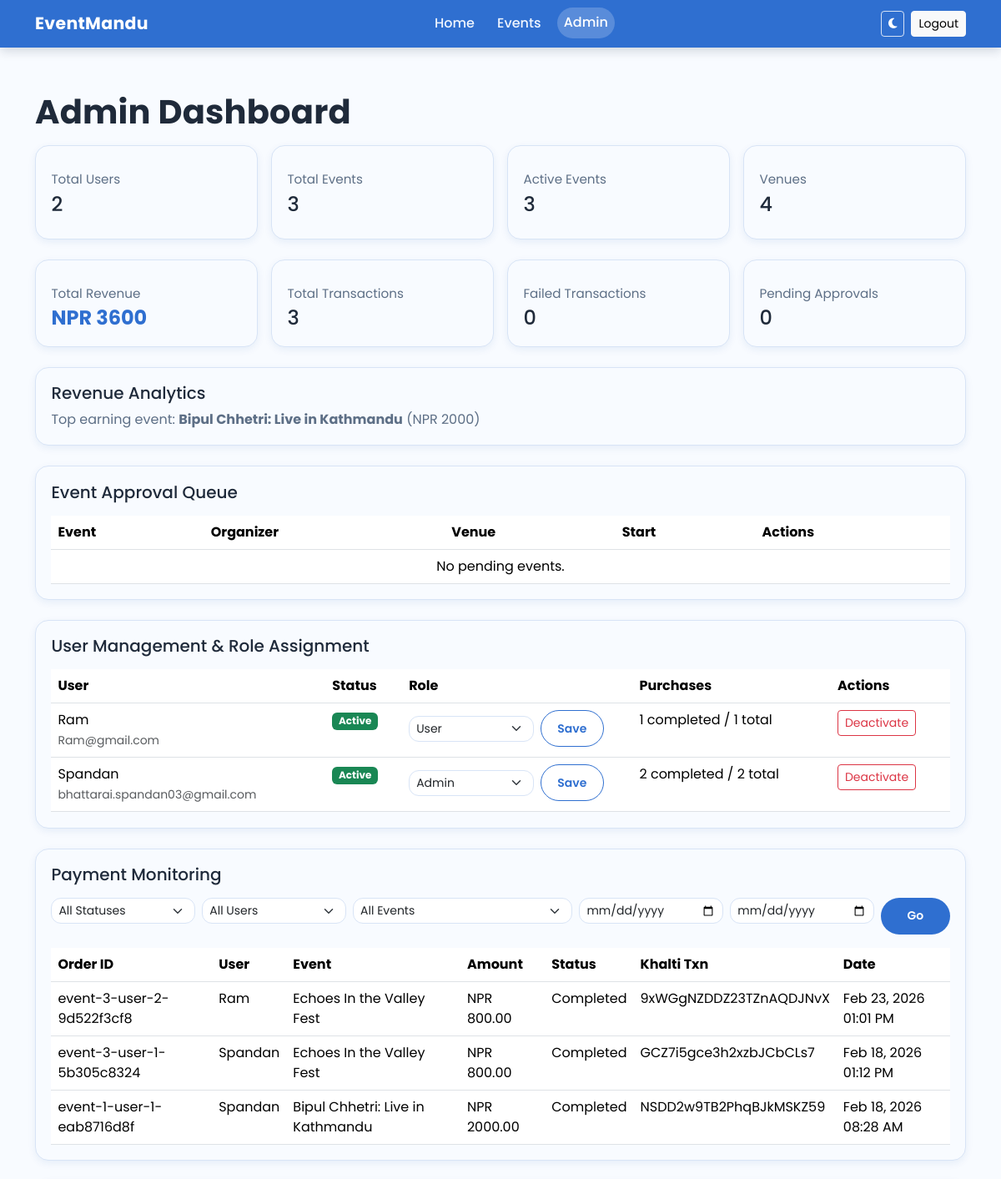
Before: /dashboard/admin/ (signed in, upper part) with the older database file.
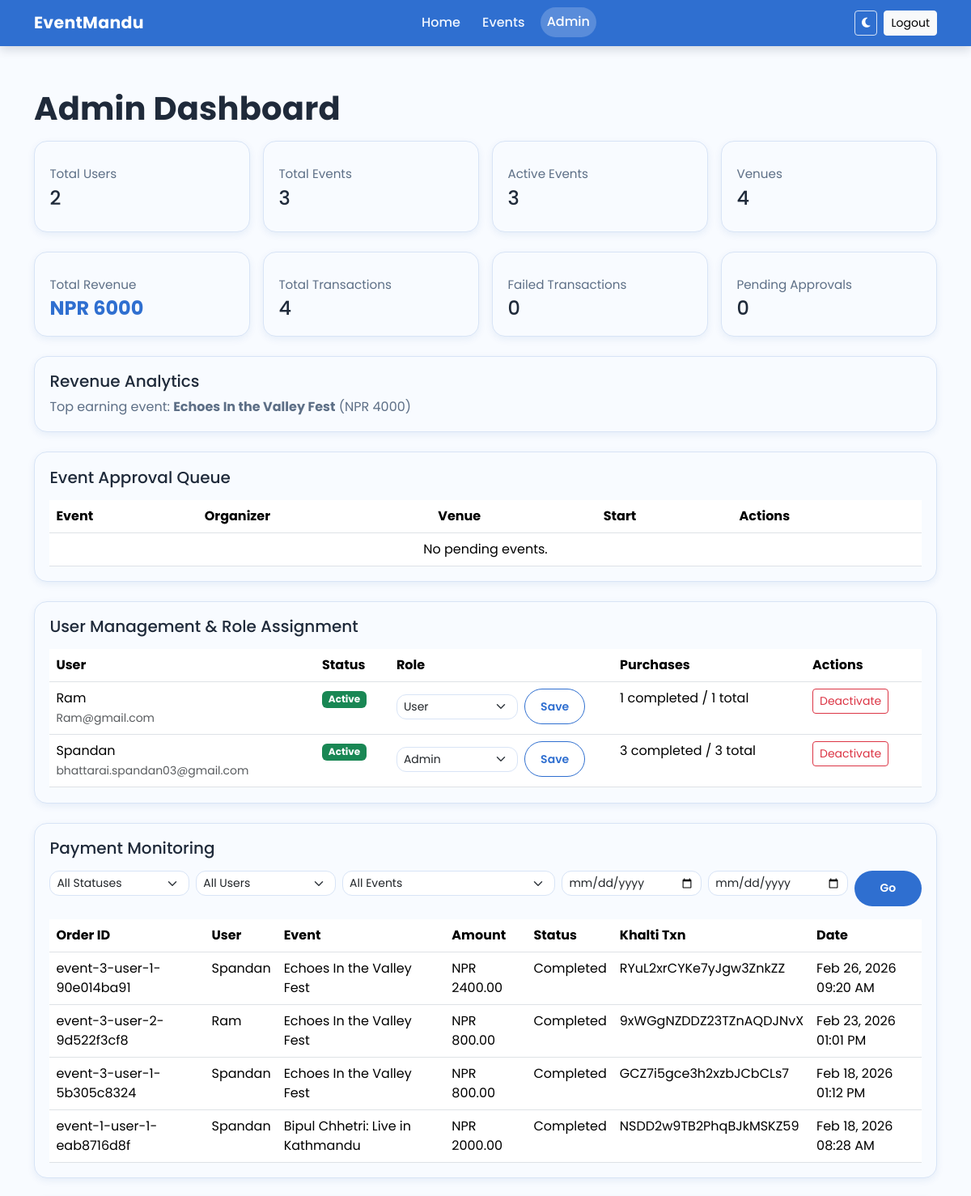
After: the same page with the newer database file.
### events/models.py (models this page shows, shortened)
class Event(models.Model):
    APPROVAL_PENDING = "pending"
    APPROVAL_APPROVED = "approved"
    APPROVAL_REJECTED = "rejected"
    APPROVAL_CHOICES = [
        (APPROVAL_PENDING, "Pending"),
        (APPROVAL_APPROVED, "Approved"),
        (APPROVAL_REJECTED, "Rejected"),
    ]
    title = models.CharField(max_length=200)
    description = models.TextField()
    organizer = models.ForeignKey(
        settings.AUTH_USER_MODEL,
        on_delete=models.SET_NULL,
        null=True,
        blank=True,
        related_name="organized_events",
    )
    venue = models.ForeignKey(Venue, on_delete=models.CASCADE)
    category = models.ForeignKey(Category, on_delete=models.CASCADE, null=True)
    start_date = models.DateTimeField()
    end_date = models.DateTimeField()
    price = models.DecimalField(max_digits=8, decimal_places=2)
    popularity = models.IntegerField(
        default=1,
        validators=[MinValueValidator(1), MaxValueValidator(5)],
    )  # 1-5 scale
    is_active = models.BooleanField(default=True)
    approval_status = models.CharField(
        max_length=20,
        choices=APPROVAL_CHOICES,
        default=APPROVAL_PENDING,
        db_index=True,
    )
    approved_by = models.ForeignKey(
        settings.AUTH_USER_MODEL,
        on_delete=models.SET_NULL,
        null=True,
        blank=True,
        related_name="approved_events",
    )
    approved_at = models.DateTimeField(null=True, blank=True)
    class Meta:
        constraints = [
            models.CheckConstraint(
                condition=models.Q(popularity__gte=1, popularity__lte=5),
                name="event_popularity_1_5",
            )
        ]

class TicketPurchase(models.Model):
    STATUS_INITIATED = "initiated"
    STATUS_COMPLETED = "completed"
    STATUS_CANCELED = "canceled"
    STATUS_FAILED = "failed"
    STATUS_CHOICES = [
        (STATUS_INITIATED, "Initiated"),
        (STATUS_COMPLETED, "Completed"),
        (STATUS_CANCELED, "Canceled"),
        (STATUS_FAILED, "Failed"),
    ]
    user = models.ForeignKey("auth.User", on_delete=models.CASCADE, related_name="ticket_purchases")
    event = models.ForeignKey(Event, on_delete=models.CASCADE, related_name="ticket_purchases")
    quantity = models.PositiveIntegerField()
    total_amount = models.DecimalField(max_digits=10, decimal_places=2)
    status = models.CharField(max_length=20, choices=STATUS_CHOICES, default=STATUS_INITIATED)
    khalti_pidx = models.CharField(max_length=120, blank=True, null=True, db_index=True)
    khalti_txn_id = models.CharField(max_length=120, blank=True, null=True)
    purchase_order_id = models.CharField(max_length=120, unique=True)
    created_at = models.DateTimeField(auto_now_add=True)

### events/views.py (the view)
# urls.py: path('dashboard/admin/', views.admin_dashboard, name='admin_dashboard'),
@login_required
@role_required(UserRole.ROLE_ADMIN)
def admin_dashboard(request):
    total_events = Event.objects.count()
    active_events = Event.objects.filter(is_active=True).count()
    pending_events_count = Event.objects.filter(approval_status=Event.APPROVAL_PENDING).count()
    total_venues = Venue.objects.count()
    total_users = User.objects.count()
    total_sales = (
        TicketPurchase.objects.filter(status=TicketPurchase.STATUS_COMPLETED)
        .aggregate(total=Sum("total_amount"))
        .get("total")
        or Decimal("0.00")
    )
    total_transactions = TicketPurchase.objects.count()
    failed_transactions = TicketPurchase.objects.filter(status=TicketPurchase.STATUS_FAILED).count()
    top_earning_event = (
        Event.objects.filter(ticket_purchases__status=TicketPurchase.STATUS_COMPLETED)
        .annotate(
            total_revenue=Coalesce(
                Sum("ticket_purchases__total_amount"),
                Value(Decimal("0.00"), output_field=DecimalField(max_digits=10, decimal_places=2)),
            )
        )
        .order_by("-total_revenue")
        .first()
    )
    payment_status_filter = request.GET.get("payment_status", "").strip()
    payment_user_filter = request.GET.get("payment_user", "").strip()
    payment_event_filter = request.GET.get("payment_event", "").strip()
    payment_date_from = request.GET.get("payment_date_from", "").strip()
    payment_date_to = request.GET.get("payment_date_to", "").strip()
    payment_qs = TicketPurchase.objects.select_related("event", "user").order_by("-created_at")
    if payment_status_filter:
        payment_qs = payment_qs.filter(status=payment_status_filter)
    if payment_user_filter and payment_user_filter.isdigit():
        payment_qs = payment_qs.filter(user_id=int(payment_user_filter))
    if payment_event_filter and payment_event_filter.isdigit():
        payment_qs = payment_qs.filter(event_id=int(payment_event_filter))
    if payment_date_from:
        payment_qs = payment_qs.filter(created_at__date__gte=payment_date_from)
    if payment_date_to:
        payment_qs = payment_qs.filter(created_at__date__lte=payment_date_to)
    payment_rows = payment_qs[:50]
    users = (
        User.objects.all()
        .annotate(
            purchase_count=Count("ticket_purchases"),
            completed_purchase_count=Count(
                "ticket_purchases",
                filter=Q(ticket_purchases__status=TicketPurchase.STATUS_COMPLETED),
            ),
        )
        .order_by("username")
    )
    user_roles = {r.user_id: r.role for r in UserRole.objects.filter(user_id__in=users.values_list("id", flat=True))}
    user_rows = [{"account": u, "role": user_roles.get(u.id, UserRole.ROLE_USER)} for u in users]
    purchases = TicketPurchase.objects.select_related("event", "user").order_by("-created_at")[:10]
    pending_events = (
        Event.objects.filter(approval_status=Event.APPROVAL_PENDING)
        .select_related("venue", "category", "organizer")
        .order_by("start_date")
    )[:20]
    audit_logs = AuditLog.objects.select_related("actor", "target_user", "event", "ticket_purchase")[:30]
    payment_filter_users = User.objects.order_by("username")
    payment_filter_events = Event.objects.order_by("title")
    return render(
        request,
        "admin_dashboard.html",
        {
            "total_events": total_events,
            "active_events": active_events,
            "pending_events_count": pending_events_count,
            "total_venues": total_venues,
            "total_users": total_users,
            "total_sales": total_sales,
            "total_transactions": total_transactions,
            "failed_transactions": failed_transactions,
            "top_earning_event": top_earning_event,
            "recent_purchases": purchases,
            "pending_events": pending_events,
            "user_rows": user_rows,
            "payment_rows": payment_rows,
            "payment_filter_users": payment_filter_users,
            "payment_filter_events": payment_filter_events,
            "selected_payment_status": payment_status_filter,
            "selected_payment_user": payment_user_filter,
            "selected_payment_event": payment_event_filter,
            "selected_payment_date_from": payment_date_from,
            "selected_payment_date_to": payment_date_to,
            "audit_logs": audit_logs,
        },
    )

### events/context_processors.py (called while the page is built)
def user_role(request):
    role = None
    if request.user.is_authenticated:
        role = get_user_role(request.user)
    return {"user_role": role}

### events/roles.py (called while the page is built)
def get_user_role(user):
    if not user.is_authenticated:
        return None
    if user.is_superuser:
        return UserRole.ROLE_ADMIN
    role_profile, _ = UserRole.objects.get_or_create(user=user)
    return role_profile.role

def has_any_role(user, *roles):
    role = get_user_role(user)
    return role in set(roles)

def role_required(*allowed_roles):
    def decorator(view_func):
        @wraps(view_func)
        def wrapped(request, *args, **kwargs):
            if not request.user.is_authenticated:
                return redirect("login")
            if not has_any_role(request.user, *allowed_roles):
                messages.error(request, "You do not have permission to access this page.")
                return redirect("home")
            return view_func(request, *args, **kwargs)
        return wrapped
    return decorator

### templates/admin_dashboard.html (shortened to what the changed rows need)
{% load static %}
<!doctype html>
<html lang="en" data-bs-theme="light">
<head>
  <link href="https://cdn.jsdelivr.net/npm/bootstrap@5.3.2/dist/css/bootstrap.min.css" rel="stylesheet">
  <link rel="stylesheet" href="https://cdnjs.cloudflare.com/ajax/libs/font-awesome/6.5.2/css/all.min.css">
  <link rel="stylesheet" href="{% static 'css/style.css' %}?v=20260228a">
</head>
<body class="d-flex flex-column min-vh-100">
<main class="section-space pt-4 flex-grow-1">
  <div class="container">
    <h1 class="section-title mb-3">Admin Dashboard</h1>
    <section class="row g-3 mb-4">
      <div class="col-lg-3 col-md-6"><div class="event-card"><p class="event-meta mb-1">Total Revenue</p><h4 class="event-price mb-0">NPR {{ total_sales }}</h4></div></div>
      <div class="col-lg-3 col-md-6"><div class="event-card"><p class="event-meta mb-1">Total Transactions</p><h4 class="mb-0">{{ total_transactions }}</h4></div></div>
    </section>
    <section class="event-card mb-4">
      <h5 class="mb-2">Revenue Analytics</h5>
      {% if top_earning_event %}
      <p class="mb-0 section-subtitle">Top earning event: <strong>{{ top_earning_event.title }}</strong> (NPR {{ top_earning_event.total_revenue }})</p>
      {% else %}
      <p class="mb-0 section-subtitle">No completed transactions yet.</p>
      {% endif %}
    </section>
    <section class="event-card mb-4">
      <div class="table-responsive">
        <table class="table mb-0">
          <thead>
            <tr><th>Event</th><th>Organizer</th><th>Venue</th><th>Start</th><th>Actions</th></tr>
          </thead>
        </table>
      </div>
    </section>
    <section class="event-card mb-4">
      <div class="table-responsive">
        <table class="table mb-0">
          <thead>
            <tr><th>User</th><th>Status</th><th>Role</th><th>Purchases</th><th>Actions</th></tr>
          </thead>
          <tbody>
            {% for row in user_rows %}
            <tr>
              <td>{{ row.account.username }}<br><small class="text-muted">{{ row.account.email }}</small></td>
              <td>{% if row.account.is_active %}<span class="badge text-bg-success">Active</span>{% else %}<span class="badge text-bg-secondary">Inactive</span>{% endif %}</td>
              <td>
                <form method="post" action="{% url 'admin_user_role_action' row.account.id %}" class="d-flex align-items-center gap-2">
                  <select name="role" class="form-select form-select-sm" style="max-width: 150px;">
                    <option value="user" {% if row.role == "user" %}selected{% endif %}>User</option>
                    <option value="admin" {% if row.role == "admin" %}selected{% endif %}>Admin</option>
                  </select>
                  <button type="submit" class="btn btn-outline-brand btn-sm">Save</button>
                </form>
              </td>
              <td>{{ row.account.completed_purchase_count }} completed / {{ row.account.purchase_count }} total</td>
              <td>
                {% if row.account.is_active %}
                <form method="post" action="{% url 'admin_user_activation_action' row.account.id %}">
                  <button type="submit" class="btn btn-outline-danger btn-sm">Deactivate</button>
                </form>
                {% else %}
                <form method="post" action="{% url 'admin_user_activation_action' row.account.id %}">
                  {% csrf_token %}
                  <input type="hidden" name="action" value="activate">
                  <button type="submit" class="btn btn-success btn-sm">Activate</button>
                </form>
                {% endif %}
              </td>
            </tr>
            {% empty %}
            <tr><td colspan="5" class="text-center">No users found.</td></tr>
            {% endfor %}
          </tbody>
        </table>
      </div>
    </section>
    <section class="event-card mb-4">
      <div class="table-responsive">
        <table class="table mb-0">
          <thead>
            <tr><th>Order ID</th><th>User</th><th>Event</th><th>Amount</th><th>Status</th><th>Khalti Txn</th><th>Date</th></tr>
          </thead>
          <tbody>
            {% for row in payment_rows %}
            <tr>
              <td>{{ row.purchase_order_id }}</td>
              <td>{{ row.user.username }}</td>
              <td>{{ row.event.title }}</td>
              <td>NPR {{ row.total_amount }}</td>
              <td>{{ row.status|title }}</td>
              <td>{{ row.khalti_txn_id|default:"-" }}</td>
              <td>{{ row.created_at|date:"M d, Y h:i A" }}</td>
            </tr>
            {% empty %}
            <tr><td colspan="7" class="text-center">No transactions matched the filters.</td></tr>
            {% endfor %}
          </tbody>
        </table>
      </div>
    </section>
  </div>
</main>
</body>
</html>

Changed rows visible on the page:
no longer on this page (row unchanged): Event: title "Bipul Chhetri: Live in Kathmandu", total_revenue "2000"
now on this page (row unchanged): Event: title "Echoes In the Valley Fest", total_revenue "4000"
added TicketPurchase: purchase_order_id "event-3-user-1-90e014ba91", user.username "Spandan", event "Echoes In the Valley Fest", total_amount "2400.00", status "Completed", khalti_txn_id "RYuL2xrCYKe7yJgw3ZnkZZ", created_at "Feb 26, 2026 09:20 AM"
Other visible differences:
{{ total_sales }}: "3600" → "6000"
{{ total_transactions }}: "3" → "4"
{{ row.account.completed_purchase_count }}: "2" → "3"
{{ row.account.purchase_count }}: "2" → "3"
